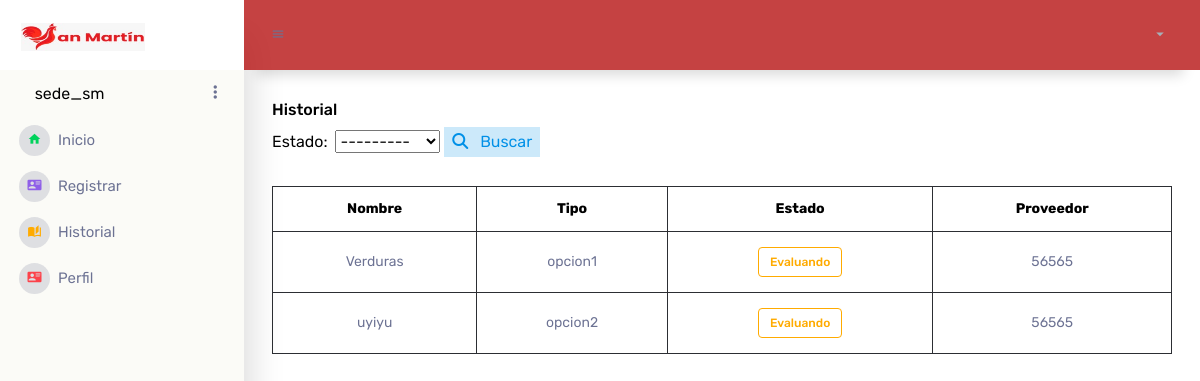
/historial/ (signed in), run on an earlier commit of the app's database.
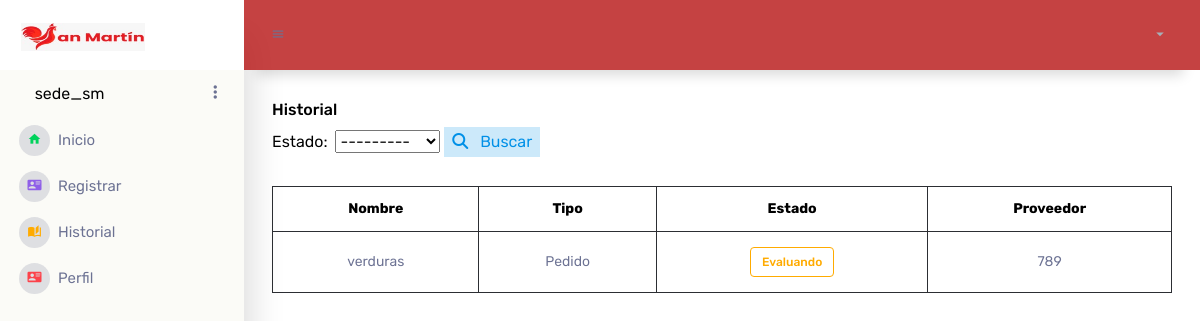
And on a later commit of the database.
### documento/models.py (models this page shows, shortened)
class Account(AbstractBaseUser,PermissionsMixin):
    email=models.EmailField(verbose_name="email", max_length=60, unique=True)
    username=models.CharField(max_length=30, unique=True)
    date_joined=models.DateTimeField(verbose_name='data joined', auto_now_add=True)
    last_login=models.DateTimeField(verbose_name='last login', auto_now_add=True)
    is_admin=models.BooleanField(default=False)
    is_active=models.BooleanField(default=True)
    is_staff=models.BooleanField(default=False)
    is_superuser=models.BooleanField(default=False)
    objects= MyAccountManager()
    USERNAME_FIELD = 'email'
    REQUIRED_FIELDS = ['username']

class Documento(models.Model):
    opciones = (('Pedido','Pedido'),
                ('Requerimiento','Requerimiento'))
    estado = (('Evaluando','Evaluando'),
                ('Aprobado','Aprobado'),
                ('Rechazado','Rechazado'),)
    nombre = models.CharField(null=True,max_length=30)
    tipo = models.CharField(choices=opciones, null=True,max_length=20)
    estado = models.CharField(default="Evaluando",choices=estado, null=True,max_length=20)
    proveedor = models.ForeignKey(Proveedor,on_delete=models.CASCADE,null=True)
    encargado = models.ForeignKey(Area,on_delete=models.CASCADE,null=True)
    pedido = models.CharField(null=True,max_length=300)
    data_created=models.DateField(auto_now_add=True,null=True)

class Proveedor(models.Model):
    razon_social = models.CharField(null=True,max_length=30)
    ruc = models.CharField(null=True,max_length=11)
    contacto = models.CharField(null=True,max_length=9)
    categoria = models.ForeignKey(Categoria, on_delete=models.CASCADE, null=True)
    foto_perfil=models.ImageField(null=True,blank=True)
    data_created=models.DateField(auto_now_add=True,null=True)
    def __str__(self):
        return self.razon_social

### documento/decorators.py (the view)
        def wrapper_func(request, *args, **kwargs):
                group = None
                if request.user.groups.exists():
                    group = request.user.groups.all()[0].name
                if group in allowed_roles:
                    return views_func(request, *args, **kwargs)
                else:
                    return HttpResponse('No se encuentra autorizado para visualizar esta pagina')

### documento/views.py (called while the page is built)
@login_required(login_url='login')
@allow_users(allowed_roles=['a_encargado'])
def Historial_doc(request):
	documentos=Documento.objects.all()
	stat_filtro= Filtro_Status(request.GET,queryset=documentos)
	documentos=stat_filtro.qs
	context = {'documentos':documentos,'filtro':stat_filtro}
	return render (request,'documentos/historial.html',context)

### documento/templates/documentos/historial.html
{% extends 'documentos/main.html'%}
{% block content %}
<div class="table-responsive">
    <h5>Historial</h5>
        <form method="get">
            <label for="">Estado:&nbsp;&nbsp;</label>{{filtro.form.estado}}
            <button class="btn-inverse-primary " type="submit"><i class="fa-solid fa-magnifying-glass"></i> &nbsp;&nbsp;Buscar</button>
        </form>
<br>
<table style="text-align:center;" class="table table-bordered">
   <tr style="color:#000000;">
        <th>Nombre</th>
        <th>Tipo</th>
        <th>Estado</th>
        <th>Proveedor</th>
   </tr>
    {% for doc in documentos %}
        <tr>
            <td>{{doc.nombre}}</td>
            <td>{{doc.tipo}}</td>
            <td>
            <div class="badge badge-outline-warning">{{doc.estado}}</div>
            </td>
            <td>{{doc.proveedor}}</td>
        </tr>
    {% endfor %}
</table>
</div>
{% endblock %}

### documento/templates/documentos/main.html (shortened to what this page needs)
<!DOCTYPE html>
<html lang="en">
  <head>
    <link rel="stylesheet" href="/static/vendors/mdi/css/materialdesignicons.min.css">
    <link rel="stylesheet" href="/static/vendors/css/vendor.bundle.base.css">
    <link rel="stylesheet" href="/static/vendors/jvectormap/jquery-jvectormap.css">
    <link rel="stylesheet" href="/static/vendors/flag-icon-css/css/flag-icon.min.css">
    <link rel="stylesheet" href="/static/vendors/owl-carousel-2/owl.carousel.min.css">
    <link rel="stylesheet" href="/static/vendors/owl-carousel-2/owl.theme.default.min.css">
    <link rel="stylesheet" href="/static/css/style.css">
  </head>
  <body>
    <div class="container-scroller">
      {% include 'documentos/navbar.html' %}
      <div class="container-fluid page-body-wrapper">
        <nav class="navbar p-0 fixed-top d-flex flex-row">
          <div class="navbar-menu-wrapper flex-grow d-flex align-items-stretch">
            <button class="navbar-toggler navbar-toggler align-self-center" type="button" data-toggle="minimize">
              <span class="mdi mdi-menu"></span>
            </button>
            <ul class="navbar-nav w-100"></ul>
            <ul class="navbar-nav navbar-nav-right">
              <li class="nav-item dropdown">
                <a class="nav-link" id="profileDropdown" href="#" data-toggle="dropdown">
                  <div class="navbar-profile">
                    <i class="mdi mdi-menu-down d-none d-sm-block"></i>
                  </div>
                </a>
              </li>
            </ul>
          </div>
        </nav>
        <div class="main-panel">
          <div class="content-wrapper">
            <div class="row ">
              <div class="col-12 grid-margin stretch-card">
                      {% block content %}  {% endblock %}
              </div>
            </div>
          </div>
          </div>
        </div>
      </div>
  </body>
</html>

### documento/templates/documentos/navbar.html (shortened to what this page needs)
{% load static %}
<nav class="sidebar sidebar-offcanvas" id="sidebar">
  <div class="sidebar-brand-wrapper d-none d-lg-flex align-items-center justify-content-center fixed-top">
    <a class="sidebar-brand brand-logo" href=""><img src="/static/imagenes/logo peq.jpeg" alt="logo" /></a>
  </div>
  <ul class="nav">
    <li class="nav-item profile">
      <div class="profile-desc">
        <div class="profile-pic">
          <div class="profile-name">
            <h5 class="mb-0 font-weight-normal">{{request.user.username}}</h5>
          </div>
        </div>
        <a href="#" id="profile-dropdown" data-toggle="dropdown"><i class="mdi mdi-dots-vertical"></i></a>
      </div>
    </li>
{% if user.groups.all.0.name == "a_encargado" %}
  <li class="nav-item menu-items">
    <a class="nav-link" href="{% url 'home' %}">
      <span class="menu-icon">
        <i class="mdi mdi-home"></i>
      </span>
      <span class="menu-title">Inicio</span>
    </a>
  </li>
  <li class="nav-item menu-items">
    <a class="nav-link" href="{% url 'registro' %}">
      <span class="menu-icon">
        <i class="mdi mdi-account-card-details"></i>
      </span>
      <span class="menu-title">Registrar</span>
    </a>
  </li>
  <li class="nav-item menu-items">
    <a class="nav-link" href="{% url 'historial' %}">
      <span class="menu-icon">
        <i class="mdi mdi-book-open-page-variant"></i>
      </span>
      <span class="menu-title">Historial</span>
    </a>
  </li>
  <li class="nav-item menu-items">
    <a class="nav-link" href="{% url 'perfil' %}">
      <span class="menu-icon">
        <i class="mdi mdi-account-card-details"></i>
      </span>
      <span class="menu-title">Perfil</span>
    </a>
  </li>
{% endif %}
</nav>

What changed in the data, as far as the page shows it:
removed Documento: nombre "Verduras", tipo "opcion1", estado "Evaluando", proveedor "56565"
removed Documento: nombre "uyiyu", tipo "opcion2", estado "Evaluando", proveedor "56565"
added Documento: nombre "verduras", tipo "Pedido", estado "Evaluando", proveedor "789"
